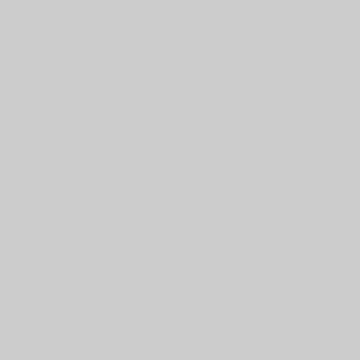
Frame 1 (no input)
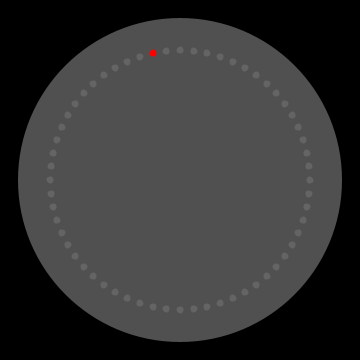
Frame 60 (the mouse pressed at the canvas centre just before this capture)
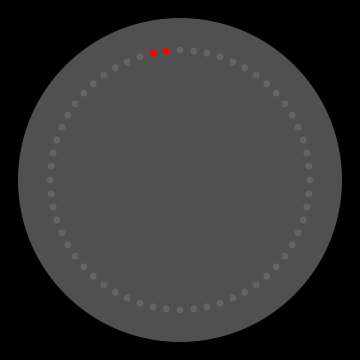
Frame 120 (the mouse held since frame 60 and released just before this capture)

The Processing sketch that drew these frames (run headless with seeded random() and noise(); from frame 60 on, the mouse is pressed at the canvas centre):

// Processing sketch: processing_132647
// ── processing_132647.pde

int cx, cy;
float secondsRadius;
float clockDiameter;
LED[] leds = new LED[60];
boolean[] ledStates = new boolean[60];
int lastSecond, currentSecond;
color col;
int max;
int led;
int currentMillis, lastMillis;


color secondColor = color(255, 0, 0);
color minuteColor = color(0, 255, 0);
color hourColor = color(0, 0, 255);

void setup() {
  size(360, 360);

  int radius = min(width, height) / 2;
  secondsRadius = radius * 0.72;
  clockDiameter = radius * 1.8;

  cx = width / 2;
  cy = height / 2;

  color c = color(192, 192, 0);

  for (int a = 0; a < 360; a+=6) {
    float angle = radians(a-90);
    float x = cx + cos(angle) * secondsRadius;
    float y = cy + sin(angle) * secondsRadius;
    leds[a/6] = new LED(c, x, y);
  }
  lastSecond = -1;
  max = leds.length;
  led = 0;
  lastMillis = millis();
}

void draw() {
  //  drawClock();
  //drawFace();

  drawFiller();
}

void drawFiller() {

  filler();
}

void filler() {
  //  max = leds.length;
  currentMillis = millis();
  if (currentMillis > lastMillis+1) {
    ledStates[led] = true;
    if (led != 0) {
      ledStates[led-1] = false;
    }
    drawFace();
    drawLEDs();
    lastMillis = currentMillis;
    led++;
    if (led == max ) {
      led = 0;
      max--;
    }
    if (max == 0) {
      for (int j = 0; j < ledStates.length; j++) {
        ledStates[j] = false;
      }
      max = leds.length;
    }
  }
}
void drawLEDs() {
  for (int i = 0; i < leds.length; i++) {
    if (ledStates[i]) {
      leds[i].updateColor(color(255, 0, 0));
    } 
    else {
      leds[i].updateColor(color(100, 100, 100));
    }
  }
}


void drawClock() {
  currentSecond = second();
  if (currentSecond != lastSecond) {
    drawFace();
    for (int i = 0; i < 60; i++) {
      if ( i % 5 == 0) {
        col = color(150, 150, 150);
      } 
      else {
        col = color(100, 100, 100);
      }
      leds[i].updateColor(col);
    }
    int currentHour = hour() % 12;
    int currentMinute = minute();
    leds[currentSecond].updateColor(secondColor);
    leds[currentHour*5].updateColor(hourColor);
    leds[currentMinute].updateColor(minuteColor);
    lastSecond = currentSecond;
  }
}


void drawFace() {
  background(0);
  fill(80);
  noStroke();
  ellipse(cx, cy, clockDiameter, clockDiameter);
}
class LED {
  color pixelColor;
  float x, y;
  LED(color c, float xpos, float ypos) { 
    pixelColor = c;
    x = xpos;
    y = ypos;
  };
  void draw() {
    strokeWeight(2);
    stroke(pixelColor);
    fill(pixelColor);
    ellipse(x, y, 5, 5);
  }
  void updateColor(color c) {
    pixelColor = c;
    draw();
  }
};
